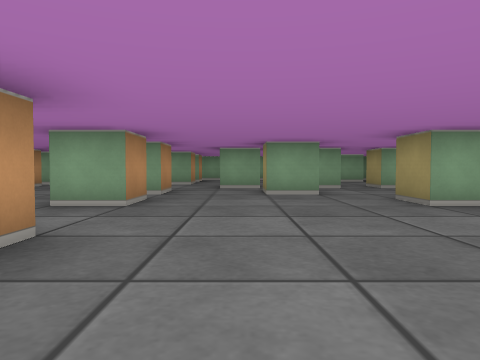
[1] (above)

22 first-person views from a walk through a cub3D ray-caster map. The camera is about half as high as the walls, tilts 2° down and sees 70° across. The floor is counted in squares. Each view is taken from the middle of a square. On the plan, view 1 faces up. The plan holds only what a view shows up to about 9 squares ahead; the rest is blank.

[2]
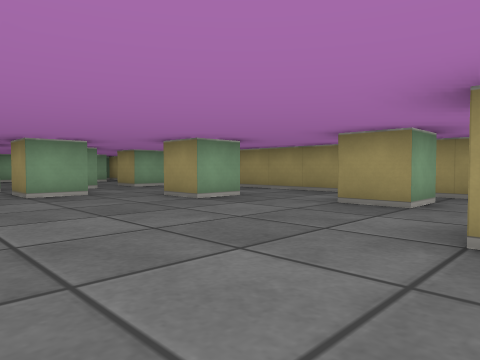

[3]
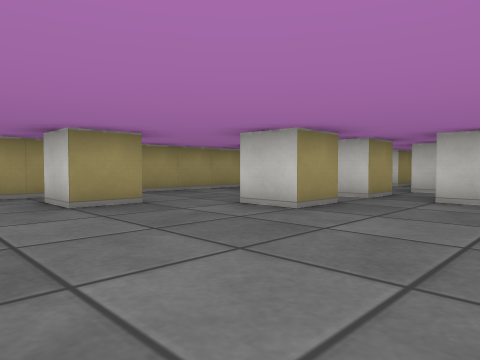

[4]
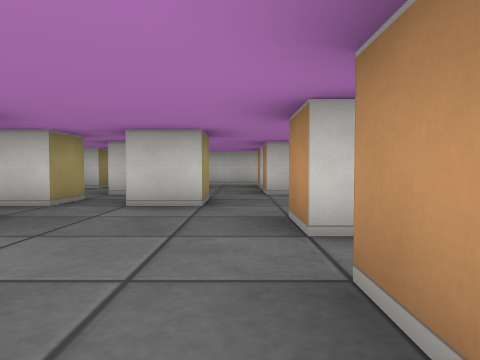

[5]
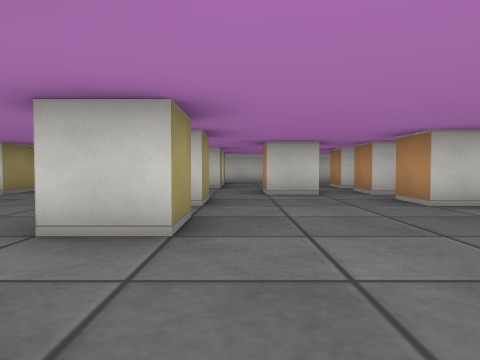

[6]
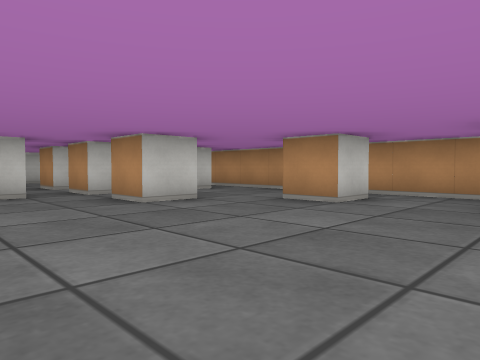

[7]
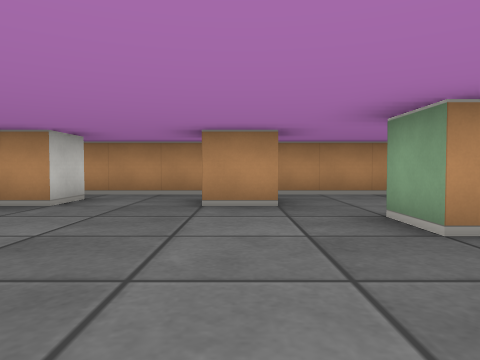

[8]
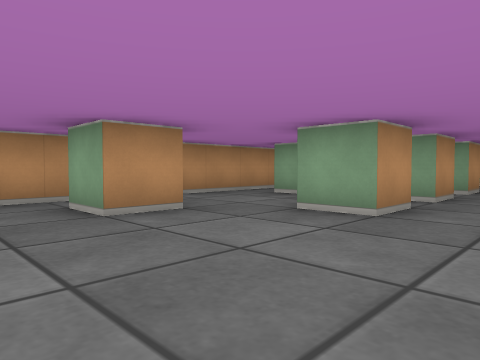

[9]
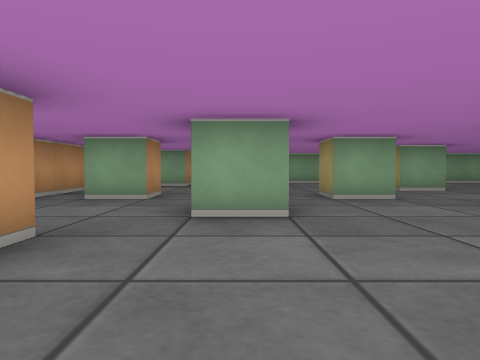

[10]
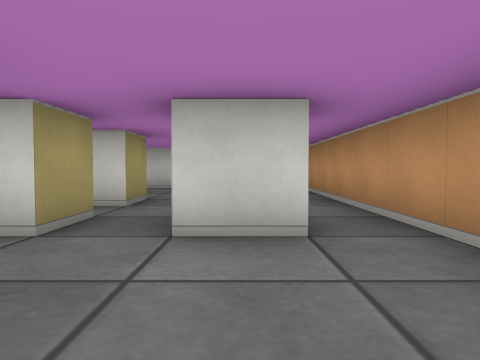

[11]
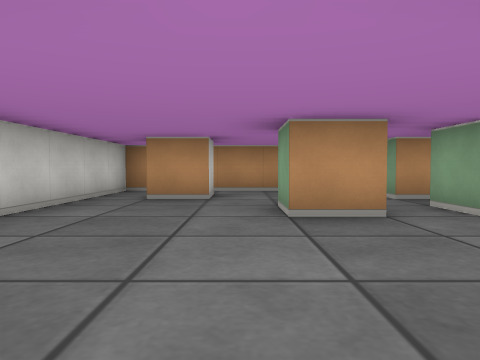

[12]
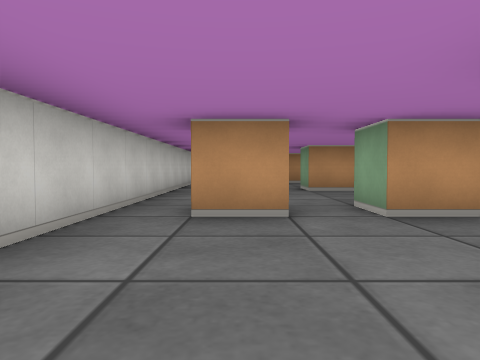

[13]
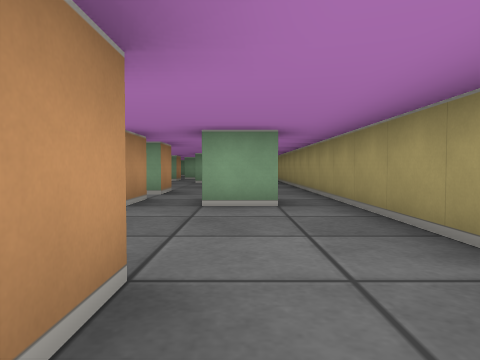

[14]
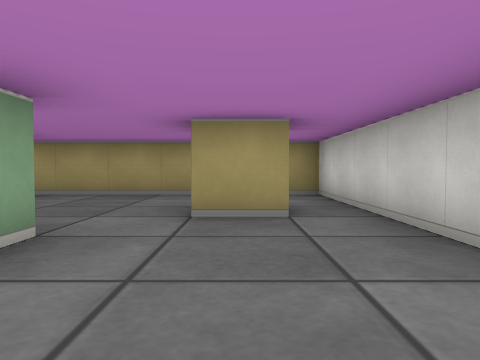

[15]
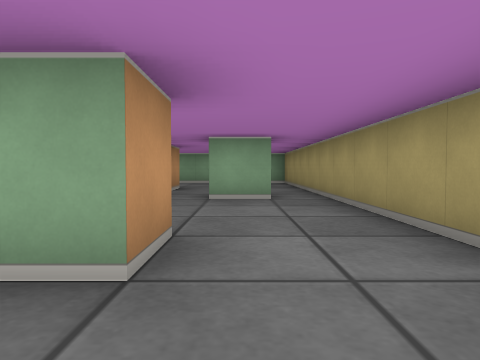

[16]
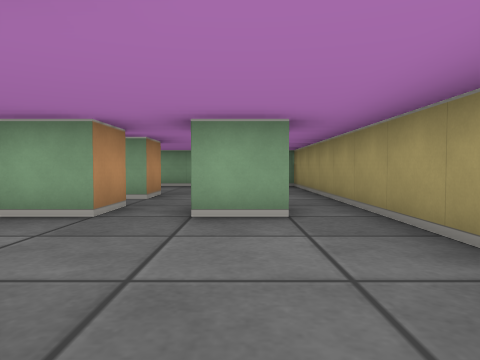

[17]
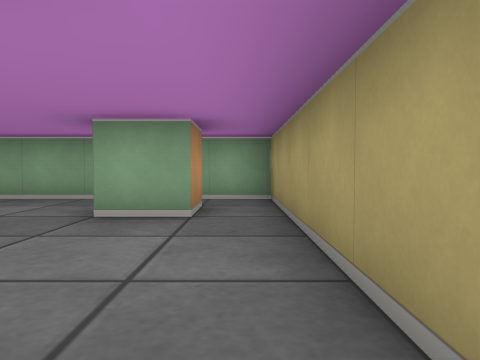

[18]
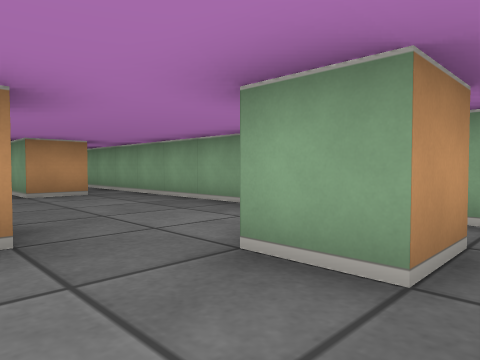

[19]
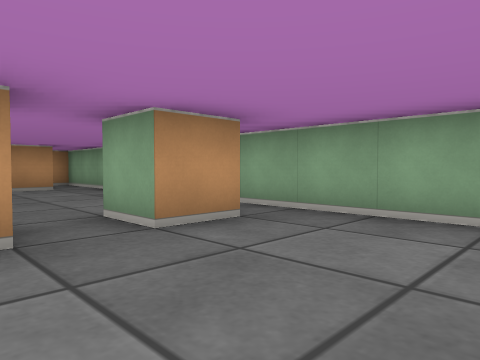

[20]
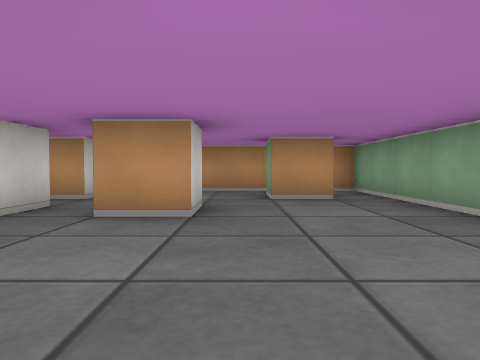

[21]
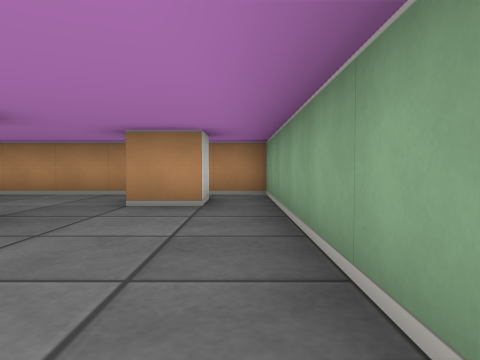

[22]
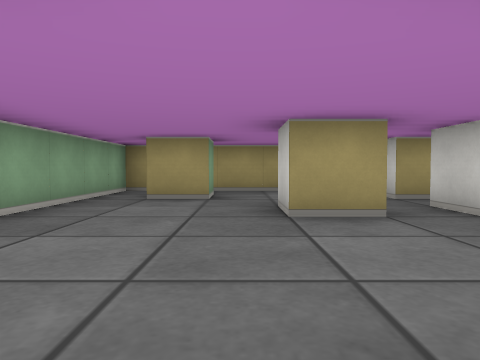

### Floor plan
Points are (right, up) in squares from view 1. A wall is a line through its corners. A room is listed if a view was taken in it or the views show most of it. See-through windows are left out.
Room 1 (views 1, 2, 3, 4, 5, 6, 7, 8, 9, 10, 11, 12, 13, 14, 15, 16, 17, 18, 19, 20, 21, 22)
walls: (-1.5, 5.5) (-1.5, 4.5) (-2.5, 4.5); (-2.5, 1.5) (-2.5, 2.5) (-1.5, 2.5) (-1.5, 1.5); (-1.5, 7.5) (-1.5, 6.5); (1.6, 6.5) (0.5, 6.5) (0.5, 7.5); (-2.5, -0.5) (-2.5, 0.5) (-1.5, 0.5) (-1.5, -0.5); (-3.5, 8.5) (-4.5, 8.5) (-4.5, 9.5); (-5.5, 7.6) (-5.5, 6.5) (-6.5, 6.5); (0.6, 8.5) (-0.5, 8.5); (-7.5, 5.5) (-7.5, 4.5) (-8.5, 4.5); (1.5, -0.5) (1.5, 0.5) (2.5, 0.5) (2.5, -0.5); (3.5, 5.5) (3.5, 4.5) (2.5, 4.5) (2.5, 5.5); (-6.6, 0.5) (-5.5, 0.5) (-5.5, -0.5); (-4.6, -1.5) (-3.5, -1.5) (-3.5, -2.5); (-5.5, -1.5) (-5.5, -2.5) (-6.5, -2.5) (-6.5, -1.5) (-5.5, -1.5); (1.5, 9.5) (2.5, 9.5) (2.5, 8.5) (1.5, 8.5); (-1.4, 10.5) (-2.5, 10.5); (-8.5, 2.5) (-7.5, 2.5) (-7.5, 1.5); (-0.5, -2.5) (-0.5, -1.5) (0.5, -1.5); (4.6, 1.5) (3.5, 1.5) (3.5, 2.5) (4.5, 2.5); (-6.5, 9.5) (-5.5, 9.5) (-5.5, 8.5) (-5.9, 8.5); (2.5, -1.5) (2.5, -2.5); (1.5, 10.4) (1.5, 11.5) (2.5, 11.5) (2.5, 10.5) (2.1, 10.5); (1.5, -2.6) (1.5, -1.5) (2.2, -1.5); (-2.5, -3.5) (-1.5, -3.5) (-1.5, -4.5) (-2.5, -4.5); (-7.5, 9.6) (-7.5, 8.5) (-8.5, 8.5); (4.6, 8.5) (3.5, 8.5) (3.5, 9.5); (-7.5, -1.9) (-7.5, -2.5); (1, -3.5) (1.5, -3.5); (-5.5, -3.5) (-5.5, -4.5) (-6.5, -4.5) (-6.5, -3.5) (-5.5, -3.5); (-9.5, 0) (-9.5, -7.5) (5.5, -7.5) (5.5, -6.9); (-8.6, -1.5) (-7.5, -1.5); (-6.5, 11.5) (-5.5, 11.5) (-5.5, 10.5); (4.5, -2.5) (3.5, -2.5); (-1.5, -5.5) (-1.5, -6.5); (-1.5, 13.5) (-1.5, 12.5) (-2.5, 12.5); (3.5, -5.5) (3.5, -6.4); (2.5, -6.5) (2.5, -5.5); (-8.5, -5.5) (-7.5, -5.5) (-7.5, -6.5); (-8.5, 13.5) (-7.5, 13.5) (-7.5, 12.5) (-8.4, 12.5); (4.5, 13.6) (4.5, 12.5) (3.5, 12.5) (3.5, 13.5); (5.5, -5.1) (5.5, 14.5) (-9.5, 14.5) (-9.5, 2)

Where each view was taken, in squares from view 1:
view 1: 0 up, 0 right, facing up
view 2: 0 up, 1 left, facing up-right
view 3: 4 up, 1 left, facing down-right
view 4: 3 up, 1 left, facing down
view 5: 5 up, 3 left, facing down
view 6: 5 up, 3 left, facing down-left
view 7: 5 up, 3 left, facing left
view 8: 3 up, 4 left, facing up-left
view 9: 3 up, 6 left, facing up
view 10: 1 up, 8 left, facing down
view 11: 5 down, 2 left, facing left
view 12: 6 down, 2 right, facing left
view 13: 7 down, 4 right, facing up
view 14: 6 down, 1 left, facing right
view 15: 3 up, 4 right, facing up
view 16: 5 up, 4 right, facing up
view 17: 9 up, 5 right, facing up
view 18: 11 up, 5 right, facing up-left
view 19: 11 up, 1 right, facing up-left
view 20: 12 up, 2 left, facing left
view 21: 14 up, 3 left, facing left
view 22: 12 up, 2 left, facing right
